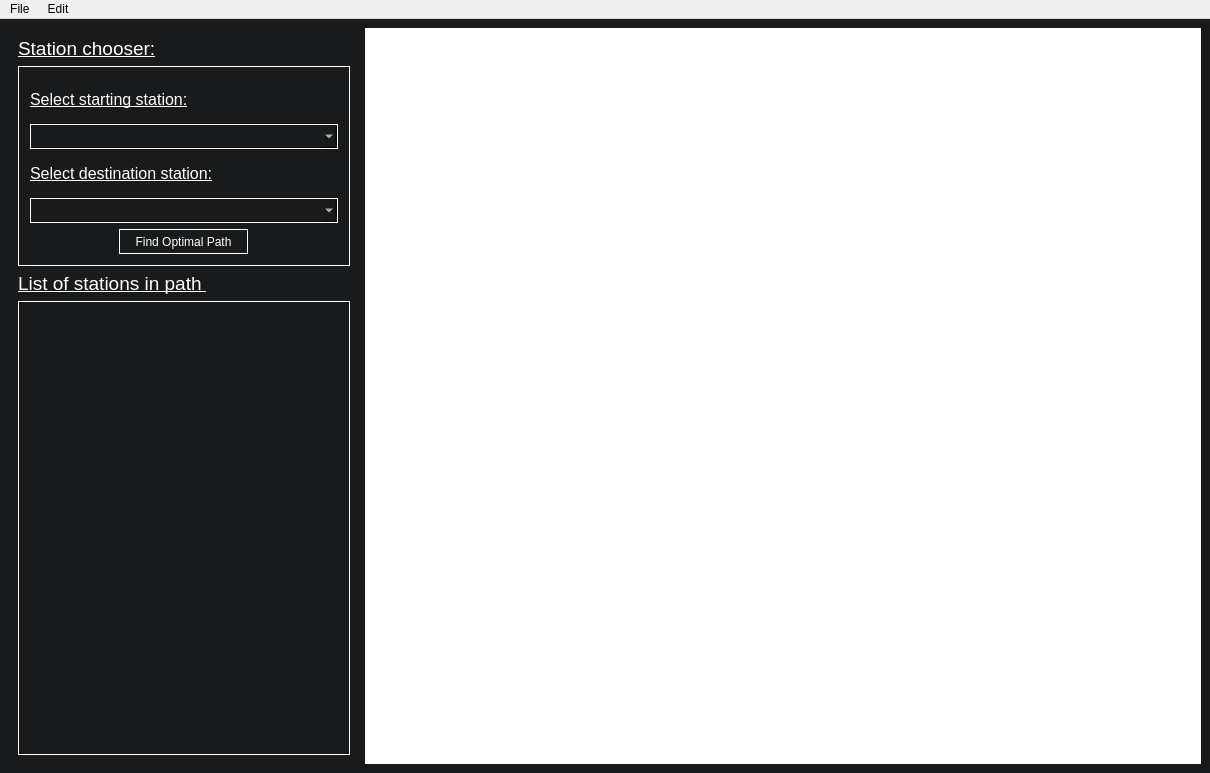
<?xml version="1.0" encoding="UTF-8"?>
<ui version="4.0">
 <class>MainWindow</class>
 <widget class="QMainWindow" name="MainWindow">
  <property name="geometry">
   <rect>
    <x>0</x>
    <y>0</y>
    <width>1210</width>
    <height>773</height>
   </rect>
  </property>
  <property name="minimumSize">
   <size>
    <width>800</width>
    <height>600</height>
   </size>
  </property>
  <property name="windowTitle">
   <string>MainWindow</string>
  </property>
  <property name="styleSheet">
   <string notr="true"/>
  </property>
  <widget class="QWidget" name="centralwidget">
   <property name="styleSheet">
    <string notr="true">background-color: rgb(24, 26, 27);color: #ffffff</string>
   </property>
   <layout class="QHBoxLayout" name="horizontalLayout">
    <item>
     <widget class="QWidget" name="leftPaneWidget" native="true">
      <property name="sizePolicy">
       <sizepolicy hsizetype="Fixed" vsizetype="Expanding">
        <horstretch>0</horstretch>
        <verstretch>0</verstretch>
       </sizepolicy>
      </property>
      <property name="minimumSize">
       <size>
        <width>350</width>
        <height>0</height>
       </size>
      </property>
      <property name="styleSheet">
       <string notr="true"/>
      </property>
      <layout class="QVBoxLayout" name="verticalLayout">
       <item>
        <widget class="QLabel" name="stChooserLB">
         <property name="font">
          <font>
           <pointsize>14</pointsize>
           <underline>true</underline>
          </font>
         </property>
         <property name="text">
          <string>Station chooser:</string>
         </property>
        </widget>
       </item>
       <item>
        <widget class="QGroupBox" name="groupBox_2">
         <property name="minimumSize">
          <size>
           <width>0</width>
           <height>200</height>
          </size>
         </property>
         <property name="styleSheet">
          <string notr="true">border:1px solid white; border_radius: 20px;</string>
         </property>
         <layout class="QVBoxLayout" name="verticalLayout_2">
          <item>
           <widget class="QLabel" name="origLB">
            <property name="font">
             <font>
              <pointsize>12</pointsize>
              <underline>true</underline>
              <kerning>true</kerning>
             </font>
            </property>
            <property name="styleSheet">
             <string notr="true">border:0px</string>
            </property>
            <property name="text">
             <string>Select starting station:</string>
            </property>
            <property name="scaledContents">
             <bool>false</bool>
            </property>
           </widget>
          </item>
          <item>
           <widget class="QComboBox" name="origCB">
            <property name="minimumSize">
             <size>
              <width>0</width>
              <height>25</height>
             </size>
            </property>
            <property name="font">
             <font>
              <pointsize>9</pointsize>
              <kerning>true</kerning>
             </font>
            </property>
            <property name="styleSheet">
             <string notr="true">border:1px solid white;
border_radius: 20px;
background-color: rgb(24, 26, 27);
color: white;

</string>
            </property>
            <property name="editable">
             <bool>false</bool>
            </property>
            <property name="currentText">
             <string/>
            </property>
            <property name="duplicatesEnabled">
             <bool>false</bool>
            </property>
           </widget>
          </item>
          <item>
           <widget class="QLabel" name="destinationLB">
            <property name="font">
             <font>
              <pointsize>12</pointsize>
              <underline>true</underline>
              <kerning>true</kerning>
             </font>
            </property>
            <property name="styleSheet">
             <string notr="true">border:0px</string>
            </property>
            <property name="text">
             <string>Select destination station:</string>
            </property>
           </widget>
          </item>
          <item>
           <widget class="QComboBox" name="destCB">
            <property name="minimumSize">
             <size>
              <width>0</width>
              <height>25</height>
             </size>
            </property>
            <property name="font">
             <font>
              <pointsize>9</pointsize>
             </font>
            </property>
            <property name="mouseTracking">
             <bool>false</bool>
            </property>
            <property name="tabletTracking">
             <bool>false</bool>
            </property>
            <property name="styleSheet">
             <string notr="true">border:1px solid white;
background-color: rgb(24, 26, 27);
color: white;
border_radius: 20px;
</string>
            </property>
            <property name="editable">
             <bool>false</bool>
            </property>
            <property name="currentText">
             <string/>
            </property>
           </widget>
          </item>
          <item alignment="Qt::AlignHCenter">
           <widget class="QPushButton" name="pushButton">
            <property name="enabled">
             <bool>true</bool>
            </property>
            <property name="sizePolicy">
             <sizepolicy hsizetype="MinimumExpanding" vsizetype="Fixed">
              <horstretch>0</horstretch>
              <verstretch>0</verstretch>
             </sizepolicy>
            </property>
            <property name="minimumSize">
             <size>
              <width>129</width>
              <height>25</height>
             </size>
            </property>
            <property name="maximumSize">
             <size>
              <width>175</width>
              <height>16777215</height>
             </size>
            </property>
            <property name="font">
             <font>
              <pointsize>9</pointsize>
              <kerning>true</kerning>
             </font>
            </property>
            <property name="styleSheet">
             <string notr="true">border:1px solid white;
border_radius: 20px;
background-color: rgb(24, 26, 27);
color: white;
</string>
            </property>
            <property name="text">
             <string>Find Optimal Path</string>
            </property>
           </widget>
          </item>
         </layout>
        </widget>
       </item>
       <item>
        <widget class="QLabel" name="stListLB">
         <property name="font">
          <font>
           <pointsize>14</pointsize>
           <underline>true</underline>
          </font>
         </property>
         <property name="text">
          <string>List of stations in path </string>
         </property>
        </widget>
       </item>
       <item>
        <widget class="QListView" name="pathList">
         <property name="styleSheet">
          <string notr="true">border: 1px solid white;
</string>
         </property>
         <property name="isWrapping" stdset="0">
          <bool>true</bool>
         </property>
         <property name="resizeMode">
          <enum>QListView::Adjust</enum>
         </property>
         <property name="wordWrap">
          <bool>true</bool>
         </property>
        </widget>
       </item>
      </layout>
     </widget>
    </item>
    <item>
     <widget class="QWidget" name="mapWidget" native="true">
      <property name="sizePolicy">
       <sizepolicy hsizetype="Expanding" vsizetype="Expanding">
        <horstretch>0</horstretch>
        <verstretch>0</verstretch>
       </sizepolicy>
      </property>
      <property name="styleSheet">
       <string notr="true">background-color:white;
</string>
      </property>
     </widget>
    </item>
   </layout>
  </widget>
  <widget class="QMenuBar" name="menubar">
   <property name="geometry">
    <rect>
     <x>0</x>
     <y>0</y>
     <width>1210</width>
     <height>21</height>
    </rect>
   </property>
   <widget class="QMenu" name="menuFile">
    <property name="title">
     <string>File </string>
    </property>
    <addaction name="actionHelp"/>
   </widget>
   <widget class="QMenu" name="menuEdit">
    <property name="title">
     <string>Edit</string>
    </property>
   </widget>
   <addaction name="menuFile"/>
   <addaction name="menuEdit"/>
  </widget>
  <action name="actionHelp">
   <property name="text">
    <string>Help</string>
   </property>
  </action>
 </widget>
 <resources/>
 <connections/>
</ui>
